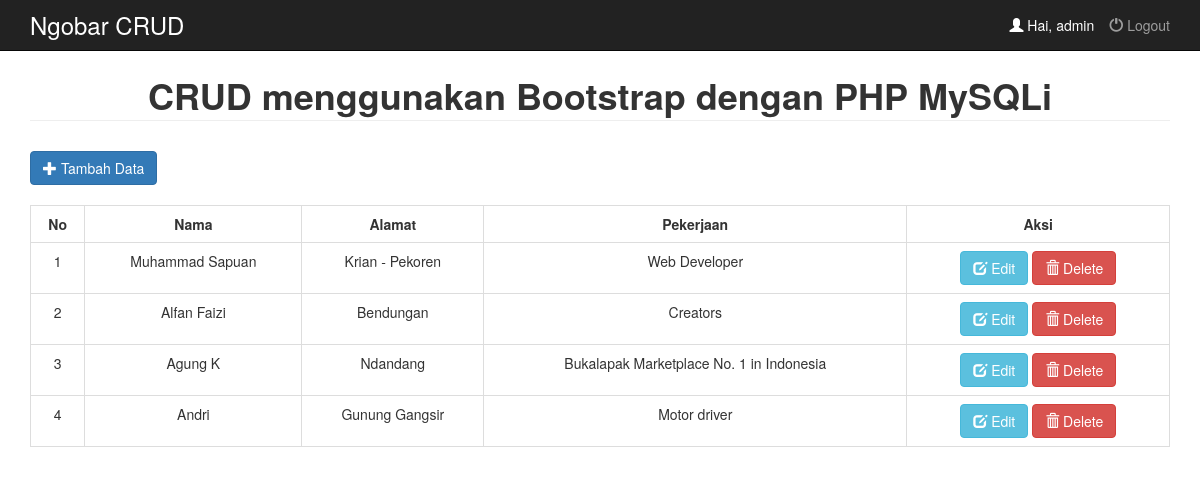
The page /admin_page.php (signed in) on the database its author committed.
### tables this page shows
CREATE TABLE `tbl_crud` (
  `id` int(5) NOT NULL,
  `nama` varchar(100) NOT NULL,
  `alamat` varchar(150) NOT NULL,
  `pekerjaan` varchar(100) NOT NULL
);

### admin_page.php (the view, shortened to what this page needs)
<!DOCTYPE html>
<html lang="en">
	<head>
		<link href="css/bootstrap.min.css" rel="stylesheet">
	</head>
	<body>
		<nav class="navbar navbar-inverse navbar-fixed-top">
	      <div class="container">
	        <div class="navbar-header">
	          <h3 class="title">Ngobar CRUD</h3>
	        </div>
	        <div id="navbar" class="collapse navbar-collapse">
		        <ul class="nav navbar-nav navbar-right">
			      <li><p class="user"><span class="glyphicon glyphicon-user"></span>
			      	<?php echo "Hai, " . $_SESSION['username']; ?></p></li>
			      <li><a href="logout.php" onclick="return confirm('Yakin ingin Logout?')"><span class="glyphicon glyphicon-off"></span> Logout</a></li>
			    </ul>
			</div>
	      </div>
	    </nav>
	    <div class="container">
	    	<h1 class="text-center user"><strong>CRUD menggunakan Bootstrap dengan PHP MySQLi</strong></h1>
			<a href="input.php" class="btn btn-primary">
				<span class="glyphicon glyphicon-plus"></span>
				Tambah Data
			</a>
			<br>
			<br>
			<div class="table-responsive">
		    	<table class="table table-bordered">
		    		<tr>
		    			<th>No</th>
		    			<th>Nama</th>
		    			<th>Alamat</th>
		    			<th>Pekerjaan</th>
		    			<th>Aksi</th>
		    		</tr>
		    		<?php
			            include "koneksi.php";
			            $no = 1;
			            $query = mysqli_query($koneksi, "SELECT * FROM tbl_crud");
			            while($data = mysqli_fetch_array($query)) {
			        ?>
		    		<tr>
		    			<td> <?php echo $no++; ?> </td>
		    			<td> <?php echo $data['nama']; ?> </td>
		    			<td> <?php echo $data['alamat']; ?> </td>
		    			<td> <?php echo $data['pekerjaan']; ?> </td>
		    			<td>
		    				<a href="edit.php?id=<?php echo $data['id']; ?>" class="btn btn-info">
		    					<span class="glyphicon glyphicon-edit"></span>
		    					Edit
		    				</a>
		    				<a href="delete.php?id=<?php echo $data['id']; ?>" class="btn btn-danger">
		    					<span class="glyphicon glyphicon-trash"></span>
		    					Delete
		    				</a>
		    			</td>
		    		</tr>
		    		<?php } ?>
		    	</table>
			</div>
	    </div>
	</body>
</html>

### admin_page.php (style rules this page uses)
body { padding-top: 50px; }
h3.title { margin-top: 0; margin-bottom: 0; line-height: 50px; color: #fff; }
p.user { color: #fff; line-height: 50px; margin-top: 0; margin-bottom: 0; }
table tr, th, td { text-align: center; }
h1.user { margin-bottom: 30px; line-height: 50px; border-bottom: 1px solid #eee; }

### rows shown on the page
tbl_crud: nama "Muhammad Sapuan", alamat "Krian - Pekoren", pekerjaan "Web Developer"
tbl_crud: nama "Alfan Faizi", alamat "Bendungan", pekerjaan "Creators"
tbl_crud: nama "Agung K", alamat "Ndandang", pekerjaan "Bukalapak Marketplace No. 1 in Indonesia"
tbl_crud: nama "Andri", alamat "Gunung Gangsir", pekerjaan "Motor driver"

### other values the page prints
$_SESSION['username'] "admin"
